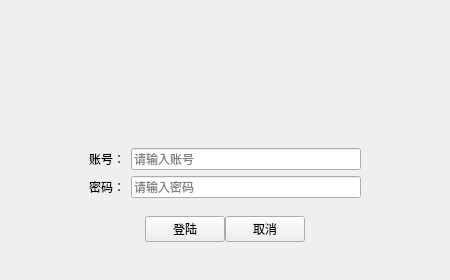
<?xml version="1.0" encoding="UTF-8"?>
<ui version="4.0">
 <class>UserLogin</class>
 <widget class="QWidget" name="UserLogin">
  <property name="geometry">
   <rect>
    <x>0</x>
    <y>0</y>
    <width>450</width>
    <height>280</height>
   </rect>
  </property>
  <property name="windowTitle">
   <string>UserLogin</string>
  </property>
  <layout class="QVBoxLayout" name="verticalLayout_3">
   <property name="spacing">
    <number>0</number>
   </property>
   <property name="leftMargin">
    <number>0</number>
   </property>
   <property name="topMargin">
    <number>0</number>
   </property>
   <property name="rightMargin">
    <number>0</number>
   </property>
   <property name="bottomMargin">
    <number>0</number>
   </property>
   <item>
    <widget class="QWidget" name="titleWidget" native="true">
     <property name="sizePolicy">
      <sizepolicy hsizetype="Expanding" vsizetype="Fixed">
       <horstretch>0</horstretch>
       <verstretch>0</verstretch>
      </sizepolicy>
     </property>
     <property name="minimumSize">
      <size>
       <width>0</width>
       <height>100</height>
      </size>
     </property>
     <property name="maximumSize">
      <size>
       <width>16777215</width>
       <height>100</height>
      </size>
     </property>
     <property name="titleSkin" stdset="0">
      <bool>true</bool>
     </property>
    </widget>
   </item>
   <item>
    <widget class="QWidget" name="bodyWidget" native="true">
     <property name="bottomSkin" stdset="0">
      <bool>true</bool>
     </property>
     <layout class="QVBoxLayout" name="verticalLayout_2">
      <property name="spacing">
       <number>0</number>
      </property>
      <property name="leftMargin">
       <number>0</number>
      </property>
      <property name="topMargin">
       <number>30</number>
      </property>
      <property name="rightMargin">
       <number>0</number>
      </property>
      <property name="bottomMargin">
       <number>20</number>
      </property>
      <item>
       <layout class="QVBoxLayout" name="verticalLayout">
        <item>
         <layout class="QHBoxLayout" name="horizontalLayout_3">
          <item>
           <spacer name="horizontalSpacer_3">
            <property name="orientation">
             <enum>Qt::Horizontal</enum>
            </property>
            <property name="sizeHint" stdset="0">
             <size>
              <width>28</width>
              <height>17</height>
             </size>
            </property>
           </spacer>
          </item>
          <item>
           <widget class="QLabel" name="label">
            <property name="sizePolicy">
             <sizepolicy hsizetype="Fixed" vsizetype="Fixed">
              <horstretch>0</horstretch>
              <verstretch>0</verstretch>
             </sizepolicy>
            </property>
            <property name="text">
             <string>账号：</string>
            </property>
           </widget>
          </item>
          <item>
           <widget class="QLineEdit" name="accountLineEdit">
            <property name="minimumSize">
             <size>
              <width>230</width>
              <height>0</height>
             </size>
            </property>
            <property name="inputMask">
             <string/>
            </property>
            <property name="placeholderText">
             <string>请输入账号</string>
            </property>
           </widget>
          </item>
          <item>
           <spacer name="horizontalSpacer_6">
            <property name="orientation">
             <enum>Qt::Horizontal</enum>
            </property>
            <property name="sizeHint" stdset="0">
             <size>
              <width>16</width>
              <height>17</height>
             </size>
            </property>
           </spacer>
          </item>
         </layout>
        </item>
        <item>
         <layout class="QHBoxLayout" name="horizontalLayout_4">
          <item>
           <spacer name="horizontalSpacer_4">
            <property name="orientation">
             <enum>Qt::Horizontal</enum>
            </property>
            <property name="sizeHint" stdset="0">
             <size>
              <width>28</width>
              <height>17</height>
             </size>
            </property>
           </spacer>
          </item>
          <item>
           <widget class="QLabel" name="label_2">
            <property name="text">
             <string>密码：</string>
            </property>
           </widget>
          </item>
          <item>
           <widget class="QLineEdit" name="passwordLineEdit">
            <property name="minimumSize">
             <size>
              <width>230</width>
              <height>0</height>
             </size>
            </property>
            <property name="inputMask">
             <string/>
            </property>
            <property name="text">
             <string/>
            </property>
            <property name="maxLength">
             <number>32767</number>
            </property>
            <property name="echoMode">
             <enum>QLineEdit::Password</enum>
            </property>
            <property name="placeholderText">
             <string>请输入密码</string>
            </property>
           </widget>
          </item>
          <item>
           <spacer name="horizontalSpacer_5">
            <property name="orientation">
             <enum>Qt::Horizontal</enum>
            </property>
            <property name="sizeHint" stdset="0">
             <size>
              <width>28</width>
              <height>17</height>
             </size>
            </property>
           </spacer>
          </item>
         </layout>
        </item>
       </layout>
      </item>
      <item>
       <layout class="QHBoxLayout" name="horizontalLayout">
        <property name="spacing">
         <number>0</number>
        </property>
        <item>
         <spacer name="horizontalSpacer">
          <property name="orientation">
           <enum>Qt::Horizontal</enum>
          </property>
          <property name="sizeHint" stdset="0">
           <size>
            <width>40</width>
            <height>20</height>
           </size>
          </property>
         </spacer>
        </item>
        <item>
         <widget class="QPushButton" name="loginBtn">
          <property name="text">
           <string>登陆</string>
          </property>
         </widget>
        </item>
        <item>
         <widget class="QPushButton" name="cancelBtn">
          <property name="text">
           <string>取消</string>
          </property>
         </widget>
        </item>
        <item>
         <spacer name="horizontalSpacer_2">
          <property name="orientation">
           <enum>Qt::Horizontal</enum>
          </property>
          <property name="sizeHint" stdset="0">
           <size>
            <width>40</width>
            <height>20</height>
           </size>
          </property>
         </spacer>
        </item>
       </layout>
      </item>
     </layout>
    </widget>
   </item>
  </layout>
 </widget>
 <layoutdefault spacing="6" margin="11"/>
 <resources/>
 <connections/>
</ui>
